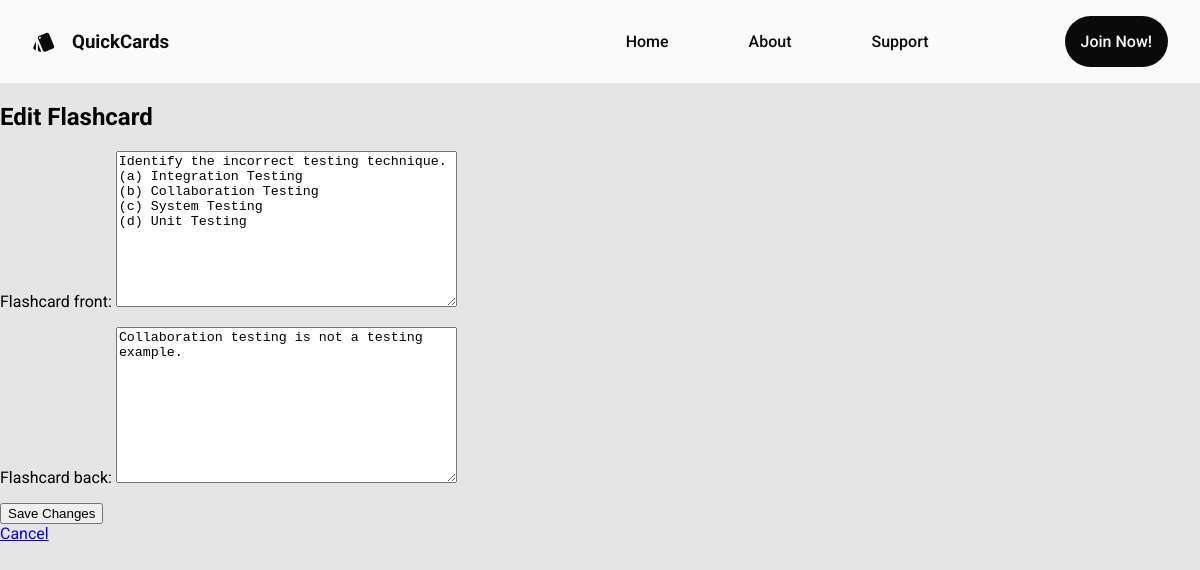
The page /edit_flashcard/15/ on the database its author committed.
### flashcards/models.py (models this page shows, shortened)
class Flashcard(models.Model):
    flashcard_front = models.TextField()
    flashcard_back = models.TextField()
    chapter = models.ForeignKey(Chapter, on_delete=models.CASCADE)
    previous_revision_date = models.DateField(default=date.today() - timedelta(days=5))
    next_revision_date = models.DateField(default=date.today())
    DIFFICULTY_CHOICES = (
        ('Easy', 'Easy'),
        ('Medium', 'Medium'),
        ('Hard', 'Hard'),
    )
    difficulty_level = models.CharField(max_length=10, choices=DIFFICULTY_CHOICES, default='Easy')

### flashcards/views.py (the view)
# urls.py: path('edit_flashcard/<int:flashcard_id>/',views.edit_flashcard,name="edit_flashcard"),
def edit_flashcard(request,flashcard_id) :
    flashcard = get_object_or_404(Flashcard, id=flashcard_id)
    if request.method == 'POST':
        form = FlashcardEditForm(request.POST, instance=flashcard)
        if form.is_valid():
            form.save()
            return redirect('flashcards:manage')
    else:
        form = FlashcardEditForm(instance=flashcard)
    return render(request, 'flashcards/edit_flashcard.html', {'flashcard': flashcard, 'form': form})

### flashcards/forms.py
class FlashcardEditForm(forms.ModelForm) :
    class Meta :
        model = Flashcard
        fields = ['flashcard_front','flashcard_back']

### flashcards/templates/flashcards/edit_flashcard.html (shortened to what this page needs)
{% extends "flashcards/base.html" %}
{% block content %}
  <h2>Edit Flashcard</h2>
  <form method="post">
    {{ form.as_p }}
    <button type="submit">Save Changes</button>
  </form>
  <a href="{% url 'flashcards:manage' %}" class="btn btn-secondary">Cancel</a>
{% endblock %}

### flashcards/static/css/styles.css (style rules this page uses)
:root { --primary : #e5e5e5; --secondary : #fafafa; --secondary-hover : #a3a3a3; --accent : #0a0a0a; --red : #0a0a0a; --pink : #9333ea; --secondary-text : #525252; }
body { background-color: var(--primary); margin : 0; font-family: 'Roboto', system-ui, -apple-system, BlinkMacSystemFont, 'Segoe UI', Roboto, Oxygen, Ubuntu, Cantarell, 'Open Sans', 'Helvetica Neue', sans-serif; }

### rows shown on the page
Flashcard: flashcard_front "Identify the incorrect testing technique. (a) Integration Testing (b) Collaboration Testing (c) System Testing (d) Unit Testing", flashcard_back "Collaboration testing is not a testing example."
